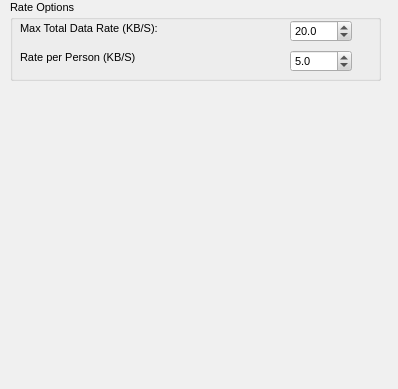
<ui version="4.0" >
 <class>NetworkPage</class>
 <widget class="QWidget" name="NetworkPage" >
  <property name="geometry" >
   <rect>
    <x>0</x>
    <y>0</y>
    <width>398</width>
    <height>389</height>
   </rect>
  </property>
  <property name="sizePolicy" >
   <sizepolicy>
    <hsizetype>7</hsizetype>
    <vsizetype>7</vsizetype>
    <horstretch>0</horstretch>
    <verstretch>0</verstretch>
   </sizepolicy>
  </property>
  <property name="palette" >
   <palette>
    <active>
     <colorrole role="WindowText" >
      <brush brushstyle="SolidPattern" >
       <color alpha="255" >
        <red>0</red>
        <green>0</green>
        <blue>0</blue>
       </color>
      </brush>
     </colorrole>
     <colorrole role="Button" >
      <brush brushstyle="SolidPattern" >
       <color alpha="255" >
        <red>208</red>
        <green>208</green>
        <blue>208</blue>
       </color>
      </brush>
     </colorrole>
     <colorrole role="Light" >
      <brush brushstyle="SolidPattern" >
       <color alpha="255" >
        <red>255</red>
        <green>255</green>
        <blue>255</blue>
       </color>
      </brush>
     </colorrole>
     <colorrole role="Midlight" >
      <brush brushstyle="SolidPattern" >
       <color alpha="255" >
        <red>247</red>
        <green>247</green>
        <blue>247</blue>
       </color>
      </brush>
     </colorrole>
     <colorrole role="Dark" >
      <brush brushstyle="SolidPattern" >
       <color alpha="255" >
        <red>104</red>
        <green>104</green>
        <blue>104</blue>
       </color>
      </brush>
     </colorrole>
     <colorrole role="Mid" >
      <brush brushstyle="SolidPattern" >
       <color alpha="255" >
        <red>139</red>
        <green>139</green>
        <blue>139</blue>
       </color>
      </brush>
     </colorrole>
     <colorrole role="Text" >
      <brush brushstyle="SolidPattern" >
       <color alpha="255" >
        <red>0</red>
        <green>0</green>
        <blue>0</blue>
       </color>
      </brush>
     </colorrole>
     <colorrole role="BrightText" >
      <brush brushstyle="SolidPattern" >
       <color alpha="255" >
        <red>255</red>
        <green>255</green>
        <blue>255</blue>
       </color>
      </brush>
     </colorrole>
     <colorrole role="ButtonText" >
      <brush brushstyle="SolidPattern" >
       <color alpha="255" >
        <red>0</red>
        <green>0</green>
        <blue>0</blue>
       </color>
      </brush>
     </colorrole>
     <colorrole role="Base" >
      <brush brushstyle="SolidPattern" >
       <color alpha="255" >
        <red>255</red>
        <green>255</green>
        <blue>255</blue>
       </color>
      </brush>
     </colorrole>
     <colorrole role="Window" >
      <brush brushstyle="SolidPattern" >
       <color alpha="255" >
        <red>240</red>
        <green>240</green>
        <blue>240</blue>
       </color>
      </brush>
     </colorrole>
     <colorrole role="Shadow" >
      <brush brushstyle="SolidPattern" >
       <color alpha="255" >
        <red>0</red>
        <green>0</green>
        <blue>0</blue>
       </color>
      </brush>
     </colorrole>
     <colorrole role="Highlight" >
      <brush brushstyle="SolidPattern" >
       <color alpha="255" >
        <red>0</red>
        <green>0</green>
        <blue>128</blue>
       </color>
      </brush>
     </colorrole>
     <colorrole role="HighlightedText" >
      <brush brushstyle="SolidPattern" >
       <color alpha="255" >
        <red>255</red>
        <green>255</green>
        <blue>255</blue>
       </color>
      </brush>
     </colorrole>
     <colorrole role="Link" >
      <brush brushstyle="SolidPattern" >
       <color alpha="255" >
        <red>0</red>
        <green>0</green>
        <blue>255</blue>
       </color>
      </brush>
     </colorrole>
     <colorrole role="LinkVisited" >
      <brush brushstyle="SolidPattern" >
       <color alpha="255" >
        <red>255</red>
        <green>0</green>
        <blue>255</blue>
       </color>
      </brush>
     </colorrole>
     <colorrole role="AlternateBase" >
      <brush brushstyle="SolidPattern" >
       <color alpha="255" >
        <red>231</red>
        <green>231</green>
        <blue>231</blue>
       </color>
      </brush>
     </colorrole>
    </active>
    <inactive>
     <colorrole role="WindowText" >
      <brush brushstyle="SolidPattern" >
       <color alpha="255" >
        <red>0</red>
        <green>0</green>
        <blue>0</blue>
       </color>
      </brush>
     </colorrole>
     <colorrole role="Button" >
      <brush brushstyle="SolidPattern" >
       <color alpha="255" >
        <red>208</red>
        <green>208</green>
        <blue>208</blue>
       </color>
      </brush>
     </colorrole>
     <colorrole role="Light" >
      <brush brushstyle="SolidPattern" >
       <color alpha="255" >
        <red>255</red>
        <green>255</green>
        <blue>255</blue>
       </color>
      </brush>
     </colorrole>
     <colorrole role="Midlight" >
      <brush brushstyle="SolidPattern" >
       <color alpha="255" >
        <red>247</red>
        <green>247</green>
        <blue>247</blue>
       </color>
      </brush>
     </colorrole>
     <colorrole role="Dark" >
      <brush brushstyle="SolidPattern" >
       <color alpha="255" >
        <red>104</red>
        <green>104</green>
        <blue>104</blue>
       </color>
      </brush>
     </colorrole>
     <colorrole role="Mid" >
      <brush brushstyle="SolidPattern" >
       <color alpha="255" >
        <red>139</red>
        <green>139</green>
        <blue>139</blue>
       </color>
      </brush>
     </colorrole>
     <colorrole role="Text" >
      <brush brushstyle="SolidPattern" >
       <color alpha="255" >
        <red>0</red>
        <green>0</green>
        <blue>0</blue>
       </color>
      </brush>
     </colorrole>
     <colorrole role="BrightText" >
      <brush brushstyle="SolidPattern" >
       <color alpha="255" >
        <red>255</red>
        <green>255</green>
        <blue>255</blue>
       </color>
      </brush>
     </colorrole>
     <colorrole role="ButtonText" >
      <brush brushstyle="SolidPattern" >
       <color alpha="255" >
        <red>0</red>
        <green>0</green>
        <blue>0</blue>
       </color>
      </brush>
     </colorrole>
     <colorrole role="Base" >
      <brush brushstyle="SolidPattern" >
       <color alpha="255" >
        <red>255</red>
        <green>255</green>
        <blue>255</blue>
       </color>
      </brush>
     </colorrole>
     <colorrole role="Window" >
      <brush brushstyle="SolidPattern" >
       <color alpha="255" >
        <red>240</red>
        <green>240</green>
        <blue>240</blue>
       </color>
      </brush>
     </colorrole>
     <colorrole role="Shadow" >
      <brush brushstyle="SolidPattern" >
       <color alpha="255" >
        <red>0</red>
        <green>0</green>
        <blue>0</blue>
       </color>
      </brush>
     </colorrole>
     <colorrole role="Highlight" >
      <brush brushstyle="SolidPattern" >
       <color alpha="255" >
        <red>192</red>
        <green>192</green>
        <blue>192</blue>
       </color>
      </brush>
     </colorrole>
     <colorrole role="HighlightedText" >
      <brush brushstyle="SolidPattern" >
       <color alpha="255" >
        <red>0</red>
        <green>0</green>
        <blue>0</blue>
       </color>
      </brush>
     </colorrole>
     <colorrole role="Link" >
      <brush brushstyle="SolidPattern" >
       <color alpha="255" >
        <red>0</red>
        <green>0</green>
        <blue>255</blue>
       </color>
      </brush>
     </colorrole>
     <colorrole role="LinkVisited" >
      <brush brushstyle="SolidPattern" >
       <color alpha="255" >
        <red>255</red>
        <green>0</green>
        <blue>255</blue>
       </color>
      </brush>
     </colorrole>
     <colorrole role="AlternateBase" >
      <brush brushstyle="SolidPattern" >
       <color alpha="255" >
        <red>231</red>
        <green>231</green>
        <blue>231</blue>
       </color>
      </brush>
     </colorrole>
    </inactive>
    <disabled>
     <colorrole role="WindowText" >
      <brush brushstyle="SolidPattern" >
       <color alpha="255" >
        <red>104</red>
        <green>104</green>
        <blue>104</blue>
       </color>
      </brush>
     </colorrole>
     <colorrole role="Button" >
      <brush brushstyle="SolidPattern" >
       <color alpha="255" >
        <red>208</red>
        <green>208</green>
        <blue>208</blue>
       </color>
      </brush>
     </colorrole>
     <colorrole role="Light" >
      <brush brushstyle="SolidPattern" >
       <color alpha="255" >
        <red>255</red>
        <green>255</green>
        <blue>255</blue>
       </color>
      </brush>
     </colorrole>
     <colorrole role="Midlight" >
      <brush brushstyle="SolidPattern" >
       <color alpha="255" >
        <red>247</red>
        <green>247</green>
        <blue>247</blue>
       </color>
      </brush>
     </colorrole>
     <colorrole role="Dark" >
      <brush brushstyle="SolidPattern" >
       <color alpha="255" >
        <red>104</red>
        <green>104</green>
        <blue>104</blue>
       </color>
      </brush>
     </colorrole>
     <colorrole role="Mid" >
      <brush brushstyle="SolidPattern" >
       <color alpha="255" >
        <red>139</red>
        <green>139</green>
        <blue>139</blue>
       </color>
      </brush>
     </colorrole>
     <colorrole role="Text" >
      <brush brushstyle="SolidPattern" >
       <color alpha="255" >
        <red>104</red>
        <green>104</green>
        <blue>104</blue>
       </color>
      </brush>
     </colorrole>
     <colorrole role="BrightText" >
      <brush brushstyle="SolidPattern" >
       <color alpha="255" >
        <red>255</red>
        <green>255</green>
        <blue>255</blue>
       </color>
      </brush>
     </colorrole>
     <colorrole role="ButtonText" >
      <brush brushstyle="SolidPattern" >
       <color alpha="255" >
        <red>104</red>
        <green>104</green>
        <blue>104</blue>
       </color>
      </brush>
     </colorrole>
     <colorrole role="Base" >
      <brush brushstyle="SolidPattern" >
       <color alpha="255" >
        <red>240</red>
        <green>240</green>
        <blue>240</blue>
       </color>
      </brush>
     </colorrole>
     <colorrole role="Window" >
      <brush brushstyle="SolidPattern" >
       <color alpha="255" >
        <red>240</red>
        <green>240</green>
        <blue>240</blue>
       </color>
      </brush>
     </colorrole>
     <colorrole role="Shadow" >
      <brush brushstyle="SolidPattern" >
       <color alpha="255" >
        <red>0</red>
        <green>0</green>
        <blue>0</blue>
       </color>
      </brush>
     </colorrole>
     <colorrole role="Highlight" >
      <brush brushstyle="SolidPattern" >
       <color alpha="255" >
        <red>0</red>
        <green>0</green>
        <blue>128</blue>
       </color>
      </brush>
     </colorrole>
     <colorrole role="HighlightedText" >
      <brush brushstyle="SolidPattern" >
       <color alpha="255" >
        <red>255</red>
        <green>255</green>
        <blue>255</blue>
       </color>
      </brush>
     </colorrole>
     <colorrole role="Link" >
      <brush brushstyle="SolidPattern" >
       <color alpha="255" >
        <red>0</red>
        <green>0</green>
        <blue>255</blue>
       </color>
      </brush>
     </colorrole>
     <colorrole role="LinkVisited" >
      <brush brushstyle="SolidPattern" >
       <color alpha="255" >
        <red>255</red>
        <green>0</green>
        <blue>255</blue>
       </color>
      </brush>
     </colorrole>
     <colorrole role="AlternateBase" >
      <brush brushstyle="SolidPattern" >
       <color alpha="255" >
        <red>231</red>
        <green>231</green>
        <blue>231</blue>
       </color>
      </brush>
     </colorrole>
    </disabled>
   </palette>
  </property>
  <property name="font" >
   <font>
    <family>Arial</family>
    <pointsize>8</pointsize>
    <weight>50</weight>
    <italic>false</italic>
    <bold>false</bold>
    <underline>false</underline>
    <strikeout>false</strikeout>
   </font>
  </property>
  <property name="contextMenuPolicy" >
   <enum>Qt::NoContextMenu</enum>
  </property>
  <widget class="QGroupBox" name="groupBox" >
   <property name="geometry" >
    <rect>
     <x>10</x>
     <y>0</y>
     <width>371</width>
     <height>81</height>
    </rect>
   </property>
   <property name="title" >
    <string>Rate Options</string>
   </property>
   <widget class="QLabel" name="label" >
    <property name="geometry" >
     <rect>
      <x>10</x>
      <y>20</y>
      <width>141</width>
      <height>16</height>
     </rect>
    </property>
    <property name="text" >
     <string>Max Total Data Rate (KB/S):</string>
    </property>
   </widget>
   <widget class="QLabel" name="label_2" >
    <property name="geometry" >
     <rect>
      <x>10</x>
      <y>50</y>
      <width>116</width>
      <height>16</height>
     </rect>
    </property>
    <property name="text" >
     <string>&lt;html>&lt;head>&lt;meta name="qrichtext" content="1" />&lt;style type="text/css">
p, li { white-space: pre-wrap; }
&lt;/style>&lt;/head>&lt;body style=" font-family:'Arial'; font-size:8pt; font-weight:400; font-style:normal; text-decoration:none;">
&lt;p style=" margin-top:0px; margin-bottom:0px; margin-left:0px; margin-right:0px; -qt-block-indent:0; text-indent:0px;">Rate per Person (KB/S):&lt;/p>&lt;/body>&lt;/html></string>
    </property>
   </widget>
   <widget class="QDoubleSpinBox" name="doubleSpinBox_2" >
    <property name="geometry" >
     <rect>
      <x>280</x>
      <y>50</y>
      <width>62</width>
      <height>22</height>
     </rect>
    </property>
    <property name="decimals" >
     <number>1</number>
    </property>
    <property name="maximum" >
     <double>256.000000000000000</double>
    </property>
    <property name="value" >
     <double>5.000000000000000</double>
    </property>
   </widget>
   <widget class="QDoubleSpinBox" name="doubleSpinBox" >
    <property name="geometry" >
     <rect>
      <x>280</x>
      <y>20</y>
      <width>62</width>
      <height>22</height>
     </rect>
    </property>
    <property name="decimals" >
     <number>1</number>
    </property>
    <property name="maximum" >
     <double>356.000000000000000</double>
    </property>
    <property name="value" >
     <double>20.000000000000000</double>
    </property>
   </widget>
  </widget>
 </widget>
 <resources>
  <include location="../images.qrc" />
 </resources>
 <connections/>
</ui>
